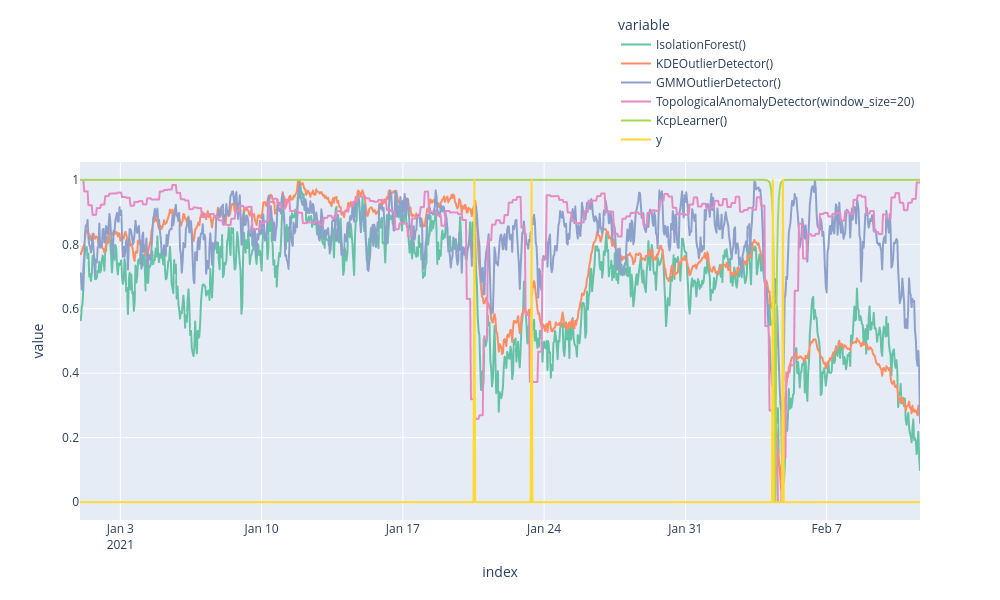

The code cell stored with this chart in its notebook:
### Code cell
from plotly.offline import init_notebook_mode
from plotly.graph_objs import *
init_notebook_mode(connected=True)         # initiate notebook for offline plot

pd.options.plotting.backend = "plotly"
df = pd.concat([anomalies.apply(lambda x: (x - x.min()) / (x.max() - x.min())), y], axis=1)
import plotly.express as px
fig = df.plot(color_discrete_sequence=px.colors.qualitative.Set2)
fig.update_layout(
    legend=dict(
        orientation="v",
        entrywidth=100,
        yanchor="bottom",
        y=1.02,
        xanchor="right",
        x=1
    ),
    width=1000,
    height=600,
)
fig.show()
pd.options.plotting.backend = "matplotlib"

### Figure 1 — Plotly figure (JSON) as saved in the notebook; plotly's stock layout.template omitted (floating-point values rounded to 4 significant figures; data arrays with more than 128 entries replaced by an {"elided": "..."} marker saying what was removed)
{"data": [{"hovertemplate": "variable=IsolationForest()<br>index=%{x}<br>value=%{y}<extra></extra>", "legendgroup": "IsolationForest()", "line": {"color": "rgb(102,194,165)", "dash": "solid"}, "marker": {"symbol": "circle"}, "mode": "lines", "name": "IsolationForest()", "showlegend": true, "type": "scattergl", "x": {"elided": "1000 str values"}, "xaxis": "x", "y": {"elided": "1000 float values"}, "yaxis": "y"}, {"hovertemplate": "variable=KDEOutlierDetector()<br>index=%{x}<br>value=%{y}<extra></extra>", "legendgroup": "KDEOutlierDetector()", "line": {"color": "rgb(252,141,98)", "dash": "solid"}, "marker": {"symbol": "circle"}, "mode": "lines", "name": "KDEOutlierDetector()", "showlegend": true, "type": "scattergl", "x": {"elided": "1000 str values"}, "xaxis": "x", "y": {"elided": "1000 float values"}, "yaxis": "y"}, {"hovertemplate": "variable=GMMOutlierDetector()<br>index=%{x}<br>value=%{y}<extra></extra>", "legendgroup": "GMMOutlierDetector()", "line": {"color": "rgb(141,160,203)", "dash": "solid"}, "marker": {"symbol": "circle"}, "mode": "lines", "name": "GMMOutlierDetector()", "showlegend": true, "type": "scattergl", "x": {"elided": "1000 str values"}, "xaxis": "x", "y": {"elided": "1000 float values"}, "yaxis": "y"}, {"hovertemplate": "variable=TopologicalAnomalyDetector(window_size=20)<br>index=%{x}<br>value=%{y}<extra></extra>", "legendgroup": "TopologicalAnomalyDetector(window_size=20)", "line": {"color": "rgb(231,138,195)", "dash": "solid"}, "marker": {"symbol": "circle"}, "mode": "lines", "name": "TopologicalAnomalyDetector(window_size=20)", "showlegend": true, "type": "scattergl", "x": {"elided": "1000 str values"}, "xaxis": "x", "y": {"elided": "1000 float values"}, "yaxis": "y"}, {"hovertemplate": "variable=KcpLearner()<br>index=%{x}<br>value=%{y}<extra></extra>", "legendgroup": "KcpLearner()", "line": {"color": "rgb(166,216,84)", "dash": "solid"}, "marker": {"symbol": "circle"}, "mode": "lines", "name": "KcpLearner()", "showlegend": true, "type": "scattergl", "x": {"elided": "1000 str values"}, "xaxis": "x", "y": {"elided": "1000 float values"}, "yaxis": "y"}, {"hovertemplate": "variable=y<br>index=%{x}<br>value=%{y}<extra></extra>", "legendgroup": "y", "line": {"color": "rgb(255,217,47)", "dash": "solid"}, "marker": {"symbol": "circle"}, "mode": "lines", "name": "y", "showlegend": true, "type": "scattergl", "x": {"elided": "1000 str values"}, "xaxis": "x", "y": {"elided": "1000 float values"}, "yaxis": "y"}], "layout": {"height": 600, "legend": {"entrywidth": 100, "orientation": "v", "title": {"text": "variable"}, "tracegroupgap": 0, "x": 1, "xanchor": "right", "y": 1.02, "yanchor": "bottom"}, "margin": {"t": 60}, "width": 1000, "xaxis": {"anchor": "y", "domain": [0, 1], "title": {"text": "index"}}, "yaxis": {"anchor": "x", "domain": [0, 1], "title": {"text": "value"}}}}
